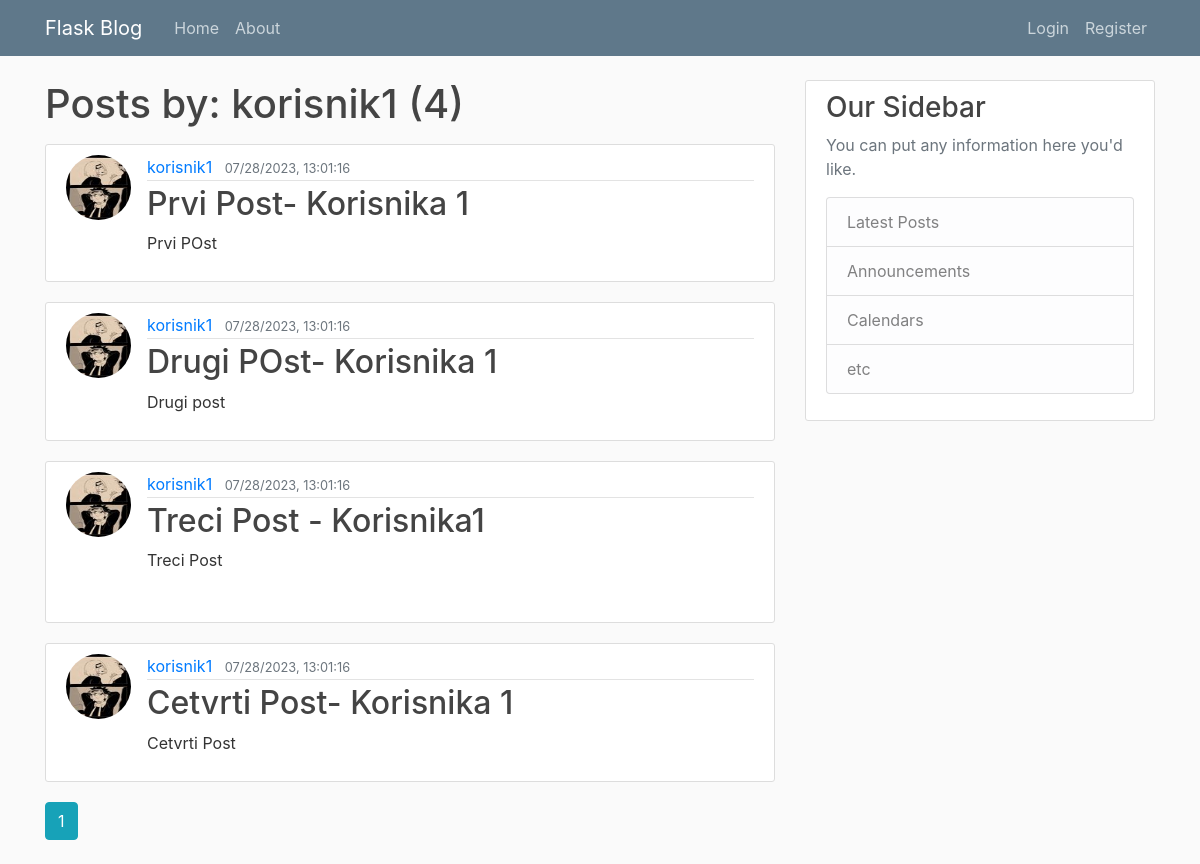
Screenshot of /user/korisnik1 with the database file from the repository.
### flask_blog/models.py (models this page shows, shortened)
class User(db.Model,UserMixin):
    id=db.Column(db.Integer,primary_key=True)
    username=db.Column(db.String(20),unique=True,nullable=False)
    email=db.Column(db.String(120),unique=True,nullable=False)
    image_file=db.Column(db.String(20),nullable=False,default='default.jpg')
    password=db.Column(db.String(60),nullable=False)
    posts=db.relationship("Post",backref="author",lazy=True)

class Post(db.Model):
    id=db.Column(db.Integer,primary_key=True)
    title=db.Column(db.String(100),nullable=False)
    date_posted=db.Column(db.DateTime,nullable=False,default=datetime.utcnow())
    content=db.Column(db.Text,nullable=False)
    user_id=db.Column(db.Integer,db.ForeignKey("user.id"),nullable=False)

### flask_blog/routes.py (the view)
@app.route("/user/<string:username>")
def user_posts(username):
    page=request.args.get("page",1,type=int)
    user=User.query.filter_by(username=username).first_or_404()
    posts=Post.query.filter_by(author=user).order_by(Post.date_posted.desc()).paginate(page=page,per_page=5)
    return render_template('user_posts.html', posts=posts,user=user)

### flask_blog/templates/user_posts.html
{% extends "layout.html" %}
{% block content %}
<h1 class="mb-3">Posts by: {{user.username}} ({{posts.total}})</h1>
{% for post in posts.items %}
<article class="media content-section">
    <img class="rounded-circle article-img "
        src="{{url_for('static',filename='profile_pics/'+ post.author.image_file)}}" alt="">
    <div class="media-body">
        <div class="article-metadata">
            <a class="mr-2" href="{{url_for('user_posts',username=post.author.username)}}">{{ post.author.username
                }}</a>
            <small class="text-muted">{{ post.date_posted.strftime("%m/%d/%Y, %H:%M:%S") }}</small>
        </div>
        <h2><a class="article-title" href="{{url_for('post',post_id=post.id)}}">{{ post.title }}</a></h2>
        <p class="article-content">{{ post.content }}</p>
    </div>
</article>
{% endfor %}
{% for page_num in posts.iter_pages(left_edge=1, right_edge=1, left_current=1,right_current=2)%}
{% if page_num %}
{% if posts.page==page_num %}
<a class="btn btn-info mb-4" href="{{url_for('user_posts',username=user.username)}}">{{page_num}}</a>
{% else %}
<a class="btn btn-outline-info mb-4" href="{{url_for('user_posts',username=user.username)}}">{{page_num}}</a>
{% endif %}
{% else %}
...
{% endif %}
{% endfor %}
{% endblock content %}

### flask_blog/static/main.css (style rules this page uses)
body { background: #fafafa; color: #333333; margin-top: 5rem; }
h1, h2, h3, h4, h5, h6 { color: #444444; }
.content-section { background: #ffffff; padding: 10px 20px; border: 1px solid #dddddd; border-radius: 3px; margin-bottom: 20px; }
.article-title { color: #444444; }
.article-content { white-space: pre-line; }
.article-img { height: 65px; width: 65px; margin-right: 16px; }
.article-metadata { padding-bottom: 1px; margin-bottom: 4px; border-bottom: 1px solid #e3e3e3 }

### rows the page displays
User: username "korisnik1"
Post: image_file (picture), author.username "korisnik1", date_posted "07/28/2023, 13:01:16", title "Prvi Post- Korisnika 1", content "Prvi POst"
Post: image_file (picture), author.username "korisnik1", date_posted "07/28/2023, 13:01:16", title "Drugi POst- Korisnika 1", content "Drugi post"
Post: image_file (picture), author.username "korisnik1", date_posted "07/28/2023, 13:01:16", title "Treci Post - Korisnika1", content "Treci Post"
Post: image_file (picture), author.username "korisnik1", date_posted "07/28/2023, 13:01:16", title "Cetvrti Post- Korisnika 1", content "Cetvrti Post"

### other values shown
{{ posts.total }} "4"
{{ page_num }} "1"
